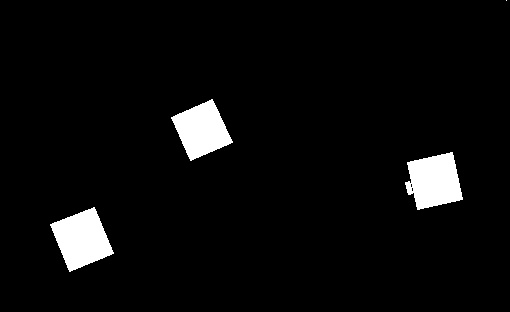
#> input picture AngleDetection/images/test1 (2).jpg, 510 x 312 px
$ python test5.py
#> lines starting #> are read from the running program, lines starting #| are printed output that depends on the picture; after the words box and inside, x2 and y2 are one past the last pixel; in counts of white or black regions, pixels touching at a corner belong together; long printed decimals are rounded
import cv2
import numpy as np

def get_rotation_angles(image_path):
    # Read the original image
#> called with image_path = 'test1 (2).jpg'
    image = cv2.imread(image_path)
#> image is the input picture: shape (312, 510, 3); min 0, max 255, mean 11.3

    if image is None:
        print(f"Error: Unable to read the image at {image_path}")
        return None

    # Convert to grayscale
    gray = cv2.cvtColor(image, cv2.COLOR_BGR2GRAY)

    # Apply adaptive thresholding to get a binary image
    binary = cv2.adaptiveThreshold(gray, 255, cv2.ADAPTIVE_THRESH_GAUSSIAN_C, cv2.THRESH_BINARY_INV, 11, 2)
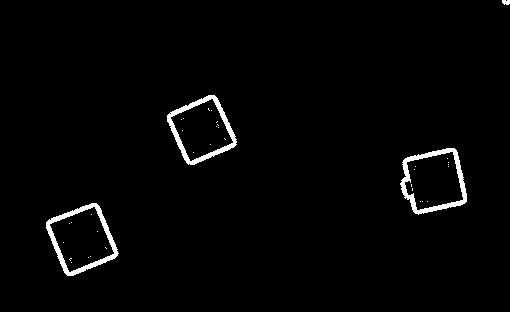
#> binary: shape (312, 510); 1.9% white; 37 white regions (33 under 20 px)

    # Find contours
    contours, _ = cv2.findContours(binary, cv2.RETR_EXTERNAL, cv2.CHAIN_APPROX_SIMPLE)
#> contours = 4 contours; box (x1, y1, x2, y2) and area: (46, 203, 119, 276) 3370, (400, 148, 467, 215) 3286, (167, 95, 237, 165) 3080, (502, 0, 510, 5) 24

    # List to store detected rectangles with their center coordinates and angles
    detected_rectangles = []

    for contour in contours:
        # Approximate the contour to a polygon
        perimeter = cv2.arcLength(contour, True)
        approx = cv2.approxPolyDP(contour, 0.04 * perimeter, True)

        # Check if the contour is a quadrilateral (rectangle or square)
        if len(approx) == 4:
            # Get the minimum area bounding rectangle
            rect = cv2.minAreaRect(contour)

            # Get the rotation angle from the rectangle
            angle = rect[2]

            # Correct the angle to be within [0, 180]
            if angle < -45:
                angle = 90 + angle

            # Calculate the center coordinates
            center_x, center_y = int(rect[0][0]), int(rect[0][1])

            # Append rectangle details to the list
            rectangle_data = (angle, center_x, center_y)
            detected_rectangles.append(rectangle_data)

            # Draw the rectangle on the original image
            box = cv2.boxPoints(rect)
            box = np.int0(box)
            cv2.drawContours(image, [box], 0, (0, 255, 0), 2)

            # Draw the center (optional)
            cv2.circle(image, (center_x, center_y), 5, (0, 0, 255), -1)
#> this loop made 4 passes
#> (perimeter, approx, rect, angle, center_x, center_y, box) on passes 1 to 3: (245.5, [[96, 203], [46, 222], [67, 275], [118, 253]], ((81.32, 238.6), (58.23, 61.34), -22.25), -22.25, 81, 238, [[65, 277], [42, 221], [96, 199], [119, 255]]), (248, [[454, 148], [403, 160], [415, 213], [466, 201]], ((431.6, 181.1), (63.14, 58.72), -12.2), -12.2, 431, 181, [[406, 216], [394, 159], [456, 145], [468, 203]]), (234.6, [[214, 95], [167, 115], [188, 164], [236, 144]], ((201.4, 129.5), (56.34, 58.06), -23.63), -23.63, 201, 129, [[187, 167], [163, 114], [215, 91], [238, 144]])
#> perimeter on pass 4: 21.9
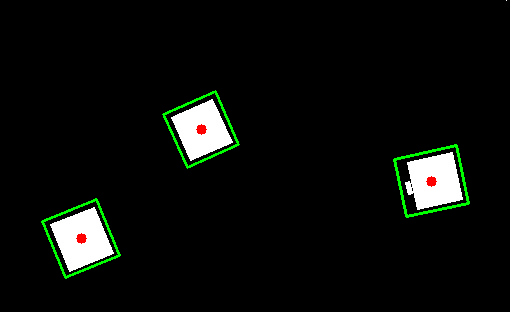
#> image: shape (312, 510, 3); 1.36% of pixels changed, all inside (x1, y1, x2, y2) = (41, 90, 470, 279)
#> after the loop, detected_rectangles = [(-22.25, 81, 238), (-12.2, 431, 181), (-23.63, 201, 129)]

    # Display the image with detected rectangles
    cv2.imshow('Detected Rectangles', image)
    cv2.waitKey(0)
    cv2.destroyAllWindows()

    return detected_rectangles

# Example usage
image_path = 'test1 (2).jpg'  # Replace with your image path
rectangles = get_rotation_angles(image_path)
#> rectangles has the same summary as detected_rectangles in get_rotation_angles

# Print the final list of detected rectangles data
print(rectangles)
#| [(-22.249, 81, 238), (-12.200, 431, 181), (-23.629, 201, 129)]
